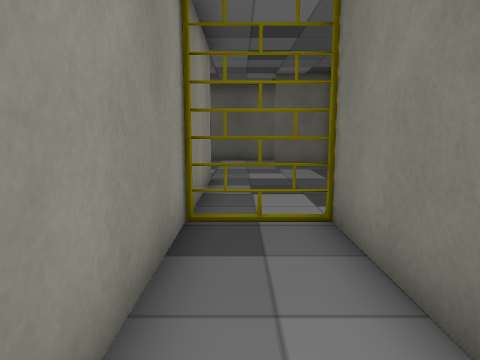
[1] (above)

17 first-person views from a walk through a scene from a Unity 3-D project. The camera is 1.5 m above the floor, tilts 8° down and sees 70° across. The floor is counted in squares, 1 m on a side. Each view is taken from the middle of a square. On the plan, view 1 faces up. The plan holds only what a view shows up to about 16 squares ahead; the rest is blank. The place goes on beyond the plan. The player is left out. Some surface patterns are stand-ins.

[2]
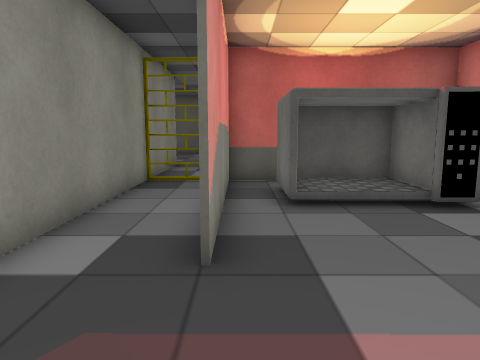

[3]
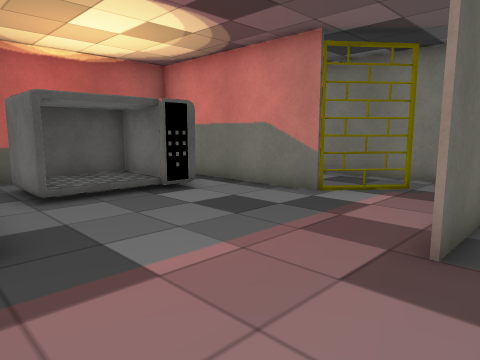

[4]
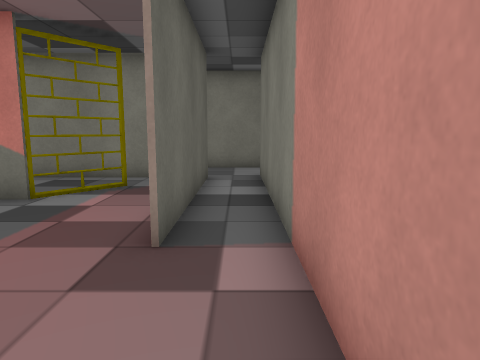

[5]
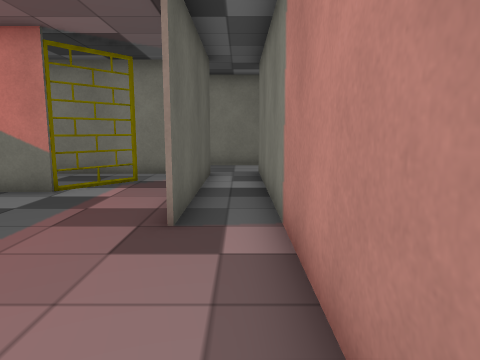

[6]
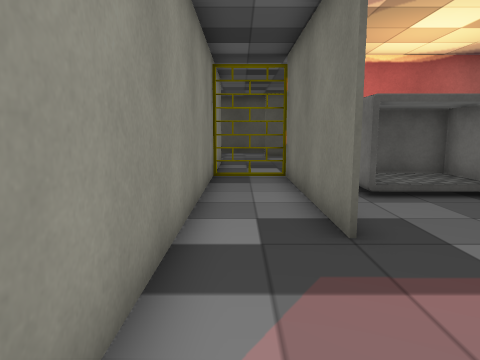

[7]
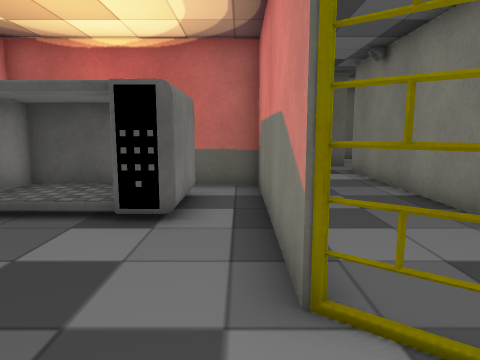

[8]
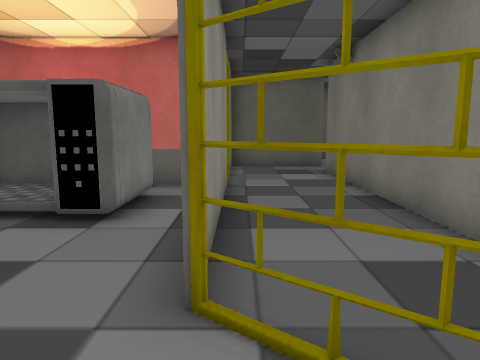

[9]
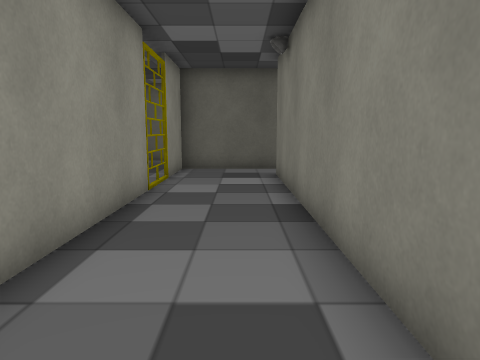

[10]
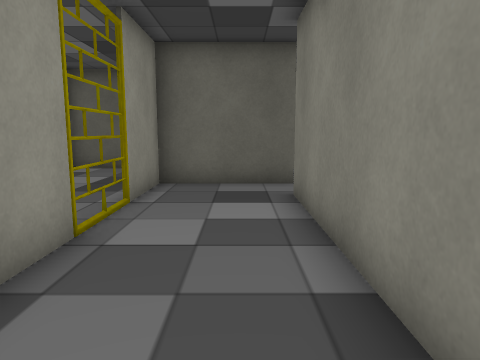

[11]
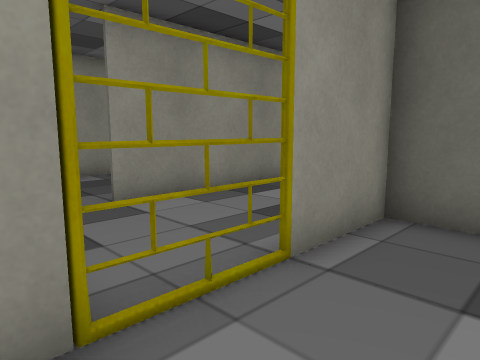

[12]
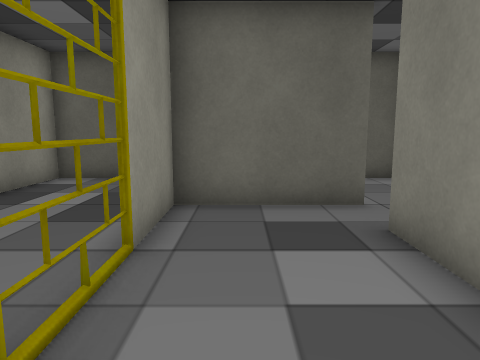

[13]
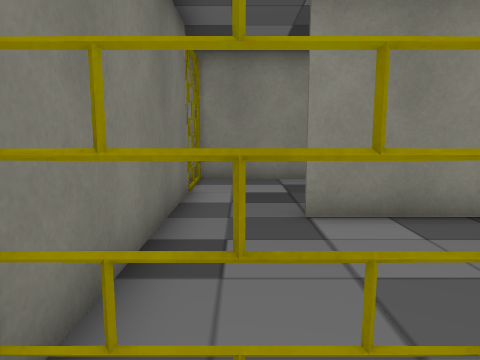

[14]
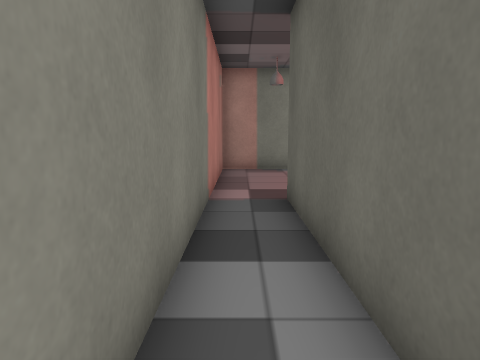

[15]
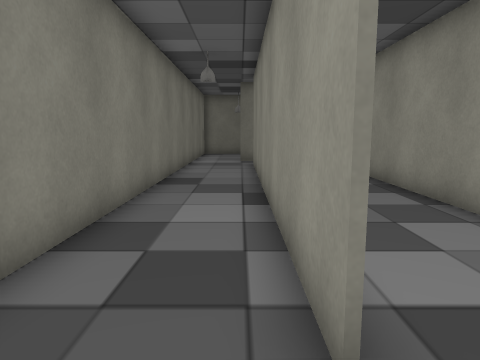

[16]
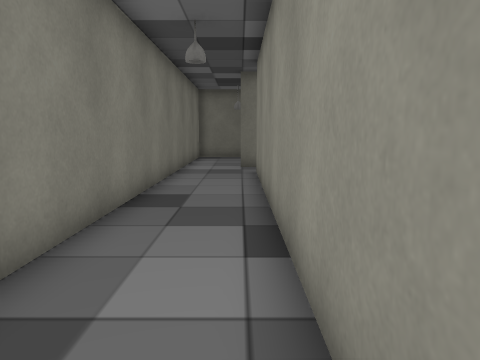

[17]
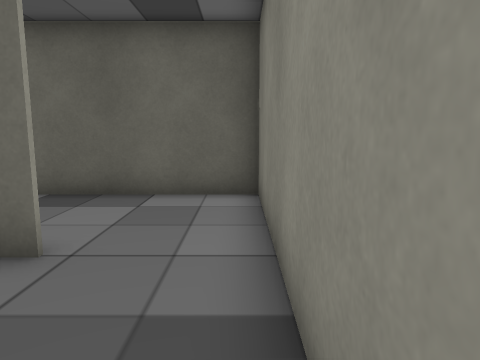

### Floor plan
Points are (right, up) in squares from view 1. A wall is a line through its corners. A room is listed if a view was taken in it or the views show most of it. See-through windows are left out.
Room 1 (views 1, 2, 3, 4, 5, 6, 7, 8)
walls: (1.6, -1.4) (1.6, 5.7); (8.5, -1.4) (8.5, 5.6) (6.5, 5.6); (3.4, 5.6) (1.7, 5.6) (1.7, -1.4); (-0.9, 5.9) (-0.9, -6.7) (13, -6.7); (12.4, -4.9) (5.2, -4.9)
ways out: opening at (9.5, -3.5) to room 2; opening at (12, -6) to room 3
objects: microwave (3, 2) to (7, 4)
Room 2 (views 9, 10, 11, 12, 13)
walls: (8.6, 5.9) (8.6, -0.5); (12.6, 11) (8.6, 11) (8.6, 8.1); (12.3, -3.4) (12.3, 9.2)
ways out: opening at (9.5, -3.5) to room 1; opening at (12, 10) to room 3
Room 3 (views 14, 15, 16, 17)
walls: (12.4, 9.2) (12.4, -4.4); (15.4, -8.1) (15.4, 15.1) (10.1, 15.1)
ways out: opening at (12, -6) to room 1; opening at (12, 10) to room 2; opening at (14.5, -8)

Where each view was taken, in squares from view 1:
view 1: 0 up, 0 right, facing up
view 2: 5 down, 2 right, facing up
view 3: 6 down, 1 right, facing up-right
view 4: 6 down, 1 right, facing right
view 5: 6 down, 0 right, facing right
view 6: 6 down, 0 right, facing up
view 7: 4 down, 8 right, facing up
view 8: 4 down, 9 right, facing up
view 9: 3 down, 11 right, facing up
view 10: 1 up, 11 right, facing up
view 11: 5 up, 11 right, facing up-left
view 12: 4 up, 10 right, facing up
view 13: 7 up, 10 right, facing left
view 14: 6 down, 13 right, facing left
view 15: 11 up, 13 right, facing down
view 16: 8 up, 13 right, facing down
view 17: 7 up, 15 right, facing up
